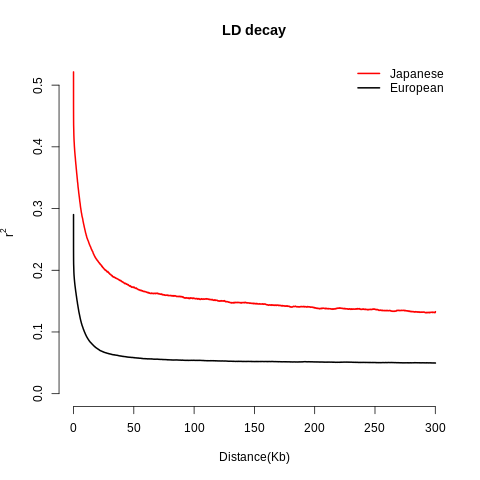

Recreate this plot in R.
pdf("test.all.final.pdf")
read.table("test.all.final.Japanese")->EJapanese;
plot(EJapanese[,1]/1000,EJapanese[,2],type="l",col="#00AFBB",main="LD decay",xlab="Distance(Kb)",xlim=c(0,300),ylim=c(0,0.521414665371257),ylab=expression(r^{2}),bty="n",lwd=2)
read.table("test.all.final.European")->EEuropean;
lines(EEuropean[,1]/1000,EEuropean[,2],col="#E7B800",lwd=2)

legend("topright",c("Japanese","European"),col=c("#00AFBB","#E7B800"),cex=1,lty=c(1,1),bty="n",lwd=2);
dev.off()
png("test.all.final.png",type="cairo")
read.table("test.all.final.Japanese")->EJapanese;
plot(EJapanese[,1]/1000,EJapanese[,2],type="l",col="red",main="LD decay",xlab="Distance(Kb)",xlim=c(0,300),ylim=c(0,0.521414665371257),ylab=expression(r^{2}),bty="n",lwd=2)
read.table("test.all.final.European")->EEuropean;
lines(EEuropean[,1]/1000,EEuropean[,2],col="black",lwd=2)

legend("topright",c("Japanese","European"),col=c("red","black"),cex=1,lty=c(1,1),bty="n",lwd=2);
dev.off()
